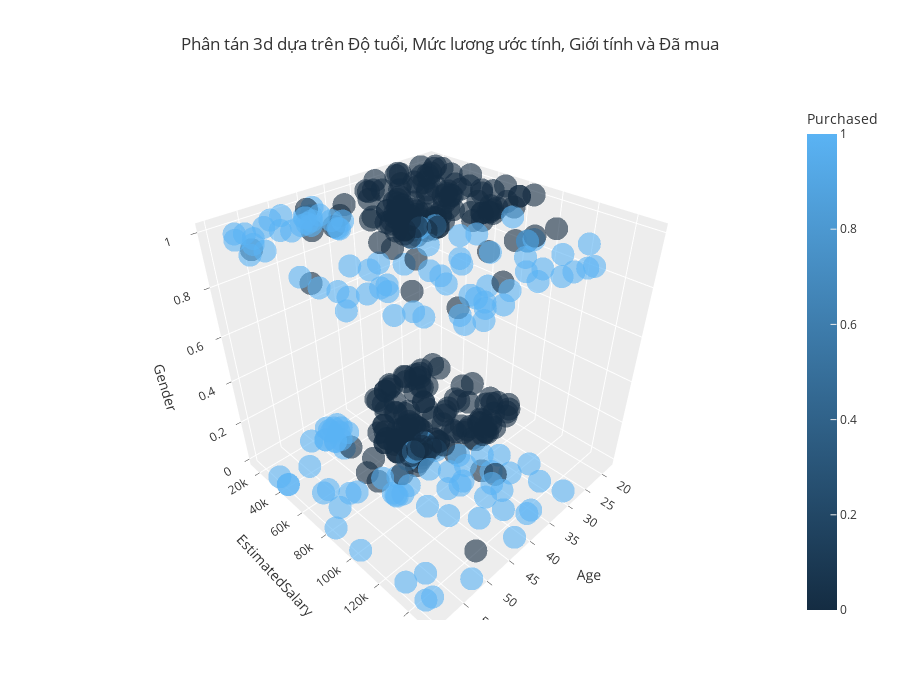

Notebook cell for this chart:
### Markdown cell above
Để nhìn rõ hơn, chúng ta vẽ biểu đồ phân tán 3D

### Code cell
fig = px.scatter_3d(
        data_frame=df,
        x='Age',
        y='EstimatedSalary',
        z='Gender',
        color='Purchased',
        template='ggplot2',
        opacity=0.6,
        height=700,
        title=f'Phân tán 3d dựa trên Độ tuổi, Mức lương ước tính, Giới tính và Đã mua'
)

pio.show(fig)

### Figure 1 — Plotly figure (JSON) as saved in the notebook; plotly's stock layout.template omitted (floating-point values rounded to 4 significant figures; data arrays with more than 128 entries replaced by an {"elided": "..."} marker saying what was removed)
{"data": [{"hovertemplate": "Age=%{x}<br>EstimatedSalary=%{y}<br>Gender=%{z}<br>Purchased=%{marker.color}<extra></extra>", "legendgroup": "", "marker": {"color": {"elided": "400 int values"}, "coloraxis": "coloraxis", "opacity": 0.6, "symbol": "circle"}, "mode": "markers", "name": "", "scene": "scene", "showlegend": false, "type": "scatter3d", "x": {"elided": "400 int values"}, "y": {"elided": "400 int values"}, "z": {"elided": "400 int values"}}], "layout": {"coloraxis": {"colorbar": {"title": {"text": "Purchased"}}, "colorscale": [[0, "rgb(20,44,66)"], [1, "rgb(90,179,244)"]]}, "height": 700, "legend": {"tracegroupgap": 0}, "scene": {"domain": {"x": [0, 1], "y": [0, 1]}, "xaxis": {"title": {"text": "Age"}}, "yaxis": {"title": {"text": "EstimatedSalary"}}, "zaxis": {"title": {"text": "Gender"}}}, "title": {"text": "Phân tán 3d dựa trên Độ tuổi, Mức lương ước tính, Giới tính và Đã mua"}}}
